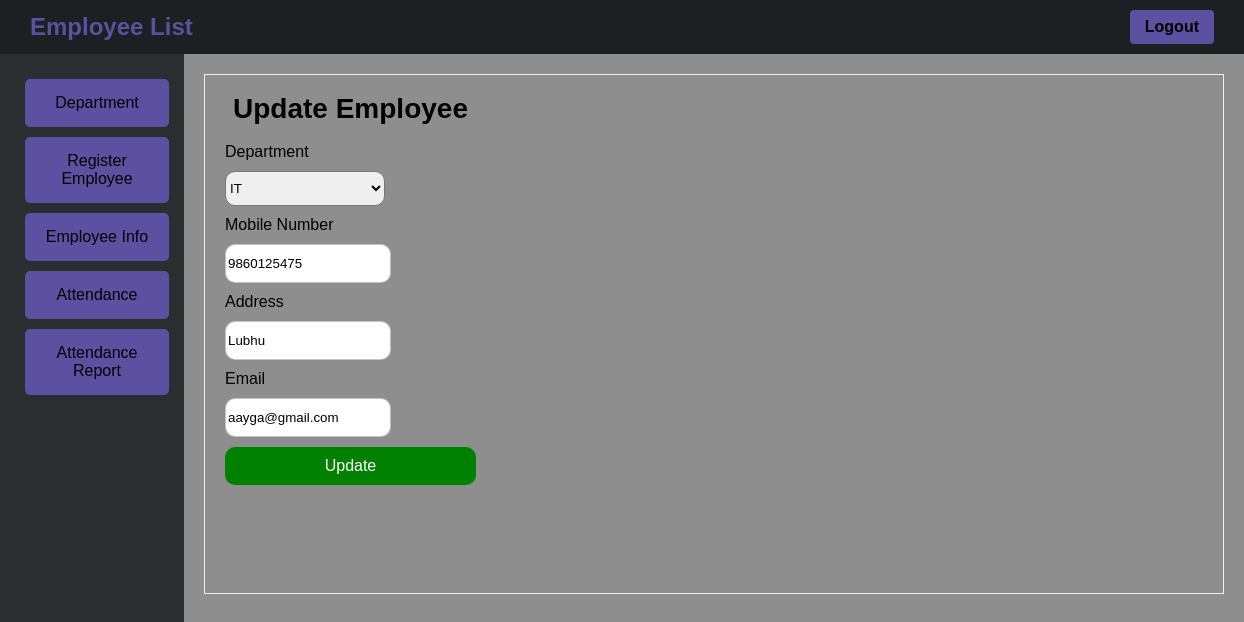
The app's page /admin/empupdate.php?id=2 (signed in) with its own data.
### tables this page shows
CREATE TABLE `emp_info` (
  `emp_id` int(15) NOT NULL,
  `dept_id` int(15) NOT NULL,
  `emp_name` varchar(60) NOT NULL,
  `emp_address` varchar(120) NOT NULL,
  `emp_phone` varchar(20) NOT NULL,
  `emp_email` varchar(60) NOT NULL,
  `department` int(15) NOT NULL,
  `qr_hash` varchar(255) DEFAULT NULL
);

### admin/empUpdate.php (the view, shortened to what this page needs)
<?php
  include '../database/update_emp.php';
?>
<!DOCTYPE html>
<html>
<head>
  <link rel="stylesheet" type="text/css" href="../style/base.css">
  <link rel="stylesheet" type="text/css" href="../style/details.css">
</head>
<body>
  <div class="nav">
    <div class="admin-title">Employee List</div>
    <div class="logout"><a href="logout.php">Logout</a></div>
  </div>
  <div class="container">
    <div class="side_panel">
        <div class="spanel_button"><a href="department.php">Department</a></div>
        <div class="spanel_button"><a href="empReg.php">Register Employee</a></div>
        <div class="spanel_button"><a href="empInfo.php">Employee Info</a></div>
        <div class="spanel_button"><a href="../chatgpt/scan_c.php">Attendance</a></div>
        <div class="spanel_button"><a href="empAttendance.php">Attendance Report</a></div>
    </div>
    <div class="second">
      <div class="box">
        <?php
          $empID = $_GET['id'];
          $sql = "SELECT * FROM emp_info WHERE emp_id = $empID";
          $result = mysqli_query($conn, $sql);
          if (mysqli_num_rows($result) > 0) {
            while ($row = mysqli_fetch_assoc($result)) {
          ?>
          <form class="form" onsubmit="return validateForm()" action="../database/update_emp.php" method="post">
            <h2 class="title">Update Employee</h2>
            <span>Department</span>
              <label>
                  <?php $sqlDept = "SELECT * FROM department";
                    $resultDept = mysqli_query($conn, $sqlDept);
                    if (mysqli_num_rows($result) > 0) {
                      echo '<select id="department" class="update-select" name="department">';
                      while ($rowDept = mysqli_fetch_assoc($resultDept)) {
                        if($row['department'] == $rowDept['dept_id']){
                          $select = "Selected";
                        }else{
                          $select = "";
                        }
                        echo "<option {$select} value='{$rowDept['dept_id']}'>{$rowDept['dept_name']}</option>";
                      }
                      echo '</select>';
                    }
                    echo '<br>';
                ?>
              </label>
              <span>Mobile Number</span>
              <label>
                <input id="emp_phone" class="update-input" type="tel" name="emp_phone" value="<?php echo $row['emp_phone']; ?>">
              </label>
              <span>Address</span>
              <label>
                <input type="text" class="update-input" id="emp_address" name="emp_address" value="<?php echo $row['emp_address']; ?>">
              </label>
              <span>Email</span>
              <label>
                <input type="email" class="update-input" id="emp_email" name="emp_email" value="<?php echo $row['emp_email']; ?>">
              </label>
              <input type="submit" class="update" value="Update" id="submit" class="submit" name="submit"></br>
          </form>
          <?php
              }
            }
          ?>
      </div>
    </div>
  </div>
</body>
</html>

### style/base.css (style rules this page uses)
body { font-family: Arial, sans-serif; margin: 0; padding: 0; display: flex; flex-direction: column; }
.nav { background-color: #1e1f22; padding: 10px; display: flex; align-items: center; justify-content: space-between; }
.admin-title { color: #5e50a1; font-size: 24px; font-weight: bold; padding: 0px 20px; }
.container { width: 100vw; height: 100vh; display: flex; flex-direction: row; }
.side_panel { background-color:#2B2D31; width: 200px; padding: 20px; list-style-type: none; text-decoration: none; display: flex; flex-direction: column; align-items: flex-start; justify-content: flex-start; }
.second { flex: 1; background-color:rgb(143, 142, 142); display: flex; flex-wrap: wrap; padding: 20px; }
.box { height: 65vh; width: 1020px; position: relative; border: 1px solid rgb(243, 238, 238); display: flex; flex-wrap: wrap; padding: 10px; box-sizing: border-box; }
.spanel_button { margin: 5px; background-color: #5e50a1; border: 1px solid gray; width: 100%; border: none; text-align: center; border-radius: 5px; cursor: pointer; transition: background-color 0.3s; }
.spanel_button a { display: block; color: black; text-decoration: none; font-size: 16px; padding: 10px 15px; margin: 5px; border-radius: 4px; transition: background-color 0.3s ease; }
.logout { background-color: #5e50a1; color: #4ebcfc; padding: 8px 15px; border: none; border-radius: 4px; cursor: pointer; font-weight: bold; transition: background-color 0.3s ease; margin-right: 20px; }
.logout a { color: black; text-decoration: none; }

### style/details.css (style rules this page uses)
.form { display: flex; flex-direction: column; gap: 10px; padding: 0px 10px; border-radius: 20px; position: relative; }
.title { font-size: 28px; color: black; font-weight: 600; position: relative; display: flex; align-items: center; margin: 8px; }
.form label { position: relative; display: flex; flex-direction: row; }
.update { border: none; outline: none; background-color: green; padding: 10px; border-radius: 10px; color: #fff; font-size: 16px; transform: .3s ease; }
.update-select { width: 160px; height: 35px; border-radius: 10px; }
.update-input { outline: 0; width: 160px; height: 35px; border: 1px solid rgba(105, 105, 105, 0.397); border-radius: 10px; }

### records on screen
emp_info: emp_phone "9860125475", emp_address "Lubhu", emp_email "aayga@gmail.com"

### other values on screen
form field department "IT"
